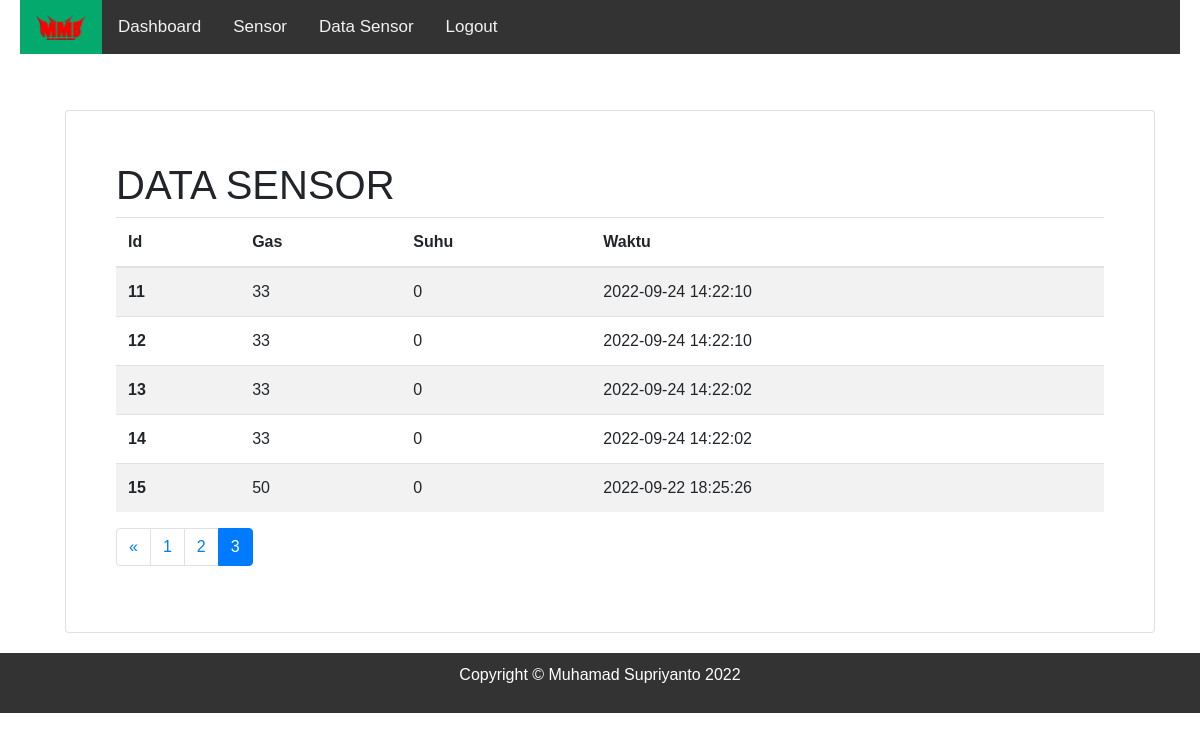
Page /Monitoring/Datasensor/10 on the committed database.
### tables this page shows
CREATE TABLE `tb_sensor` (
  `id` int(11) NOT NULL,
  `gas` int(11) NOT NULL,
  `suhu` int(11) NOT NULL,
  `Waktu` timestamp NOT NULL DEFAULT current_timestamp() ON UPDATE current_timestamp()
);

### index.php (called while the page is built, shortened)
<?php
require_once BASEPATH.'core/CodeIgniter.php';

### application/models/M_monitoring.php (called while the page is built, shortened)
<?php
class M_monitoring extends CI_Model
{
	public function getAllsensor($limit, $start)
	{
		$this->db->order_by('id', 'desc');
		$query = $this->db->get('tb_sensor', $limit, $start);
		return $query->result_array();
	}
}
?>

### application/views/Data_sensor.php (the view)
<div class="container">
    <div style="overflow-x: TRUE;">
        <div class="row">
            <div class="col-lg-12 mb-10">
                <div class="card">
                    <div class="card-body">
                        <h1>DATA SENSOR</h1>
                        <div class="table-responsive">
                            <table class="table table-striped" style="overflow-x: true;" id="datasensor">
                                <thead>
                                    <tr>
                                        <th scope="col">Id</th>
                                        <th scope="col">Gas</th>
                                        <th scope="col">Suhu</th>
                                        <th scope="col">Waktu</th>
                                    </tr>
                                </thead>
                                <tbody>
                                    <?php foreach ($sensor as $key => $value) : ?>
                                    <tr>
                                        <th><?= ++$start;?></th>
                                        <td id="data"><?= $value['gas']; ?></td>
                                        <td id="data"><?= $value['suhu']; ?></td>
                                        <td id="data"><?= $value['Waktu']; ?></td>
                                    </tr>
                                    <?php endforeach; ?>
                                </tbody>
                            </table>
                        </div>
                        <?= $this->pagination->create_links();?>
                    </div>
                </div>
            </div>
        </div>
    </div>
</div>

### application/views/template/header.php (style rules this page uses)
body { margin: 0; font-family: Arial, Helvetica, sans-serif; }
.card { margin-top: 5%; padding: 30px; margin-left: 20px }

### rows in the picture
tb_sensor: gas "33", suhu "0", Waktu "2022-09-24 14:22:10"
tb_sensor: gas "33", suhu "0", Waktu "2022-09-24 14:22:10"
tb_sensor: gas "33", suhu "0", Waktu "2022-09-24 14:22:02"
tb_sensor: gas "33", suhu "0", Waktu "2022-09-24 14:22:02"
tb_sensor: gas "50", suhu "0", Waktu "2022-09-22 18:25:26"

### other values in the picture
$this->pagination->create_links() "« 1 2 3"
$Penulis "Copyright © Muhamad Supriyanto 2022"
